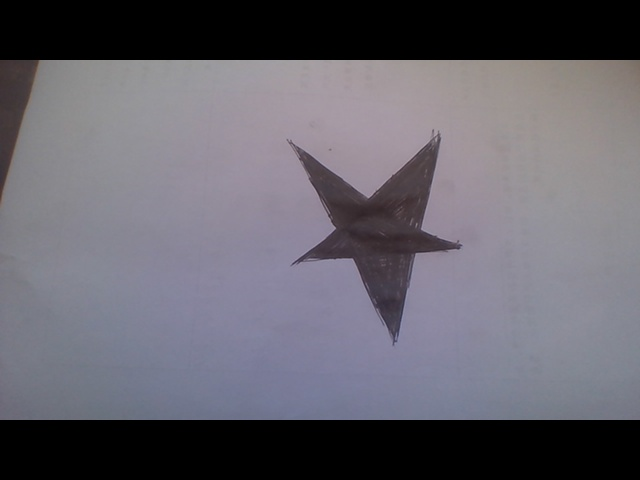
#> input picture star_template.jpg, 640 x 480 px; the run also reads 1 picture not shown here
$ python Image_MassCenter.py   (older library calls are emulated)
#> lines starting #> are read from the running program, lines starting #| are printed output that depends on the picture; after the words box and inside, x2 and y2 are one past the last pixel; in counts of white or black regions, pixels touching at a corner belong together
import cv2
import numpy as np

import matplotlib.pyplot as plt
#plt.switch_backend('agg')

def Boundbox (src,template,max_area=0,max_label=0,left=0,top=0,width=0,height=0): #find the mass center of the target in picture
    gray = src.copy()
    ret, binary = cv2.threshold(gray, 120, 255, cv2.THRESH_BINARY)
    cv2.bitwise_not(binary, binary)
    #cv2.bitwise_not(template,template)
    num_labels,label,area_status,area_center=cv2.connectedComponentsWithStats(binary, connectivity=8, ltype=cv2.CV_32S) #calculate the connected component of picture
    item_min = 0
    avg_min = 20
    for item in range(num_labels):
        LEFT = area_status[item, cv2.CC_STAT_LEFT]
        TOP = area_status[item, cv2.CC_STAT_TOP]
        WIDTH = area_status[item, cv2.CC_STAT_WIDTH]
        HEIGHT = area_status[item, cv2.CC_STAT_HEIGHT]
        #img_bin = cv2.rectangle(binary, (LEFT, TOP), (LEFT + WIDTH, TOP + HEIGHT), (0, 255, 0), 3)
        #img_cropped = img_bin.crop((LEFT,TOP,LEFT + WIDTH,TOP + HEIGHT))
        img_cropped = binary[TOP:TOP+HEIGHT,LEFT:LEFT+WIDTH]
        cv2.imshow('Original',binary)
        #cv2.imshow('imbin',img_bin)
        cv2.imshow('Cropped', img_cropped)

        if WIDTH < 5 or HEIGHT < 5:
            continue
        if WIDTH < 100 or HEIGHT <100:
            img_cropped = cv2.resize(img_cropped, dsize=(int(img_cropped.shape[1] * 7), int(img_cropped.shape[0] * 7)))
            cv2.imshow('Cropped_Update', img_cropped)
        orb = cv2.ORB_create()  # 建立orb特征检测器
        kp1, des1 = orb.detectAndCompute(template, None)  # Compute feature points of star template
        kp2, des2 = orb.detectAndCompute(img_cropped, None)  # Compute feature points in each label

        bf = cv2.BFMatcher(cv2.NORM_HAMMING, crossCheck=True)  # BF matcher

        if des2 is None:
            continue
        mathces = bf.match(des1, des2)  # BF MATCHING OF two descripters
        mathces = sorted(mathces, key=lambda x: x.distance)  # arrage feature point based on BF distance
        result = cv2.drawMatches(template, kp1, img_cropped, kp2, mathces[:11], None, flags=2)  # Draw matching line
        # plt.imshow(result), plt.show()  # matplotlib描绘出来
        print('Processing item' + str(item))
        #avg_min = 100
        #item_min = 0
        '''寻找ORB特征匹配对应的distance平均值最小值'''
        dis = 0
        avg = 150
        match_num = len(mathces)
        sample_num = 40
        if not area_status[item, cv2.CC_STAT_AREA] == np.max(area_status[:, 4]):
            if match_num >= sample_num:
                for i in range(sample_num):
                    dis += mathces[i].distance
                avg = dis / sample_num
                if avg < avg_min:
                    item_min = item
                    avg_min = avg

        cv2.imshow("ORB", result)
    print(item_min)
    print(avg_min)
        #cv2.destroyAllWindows()
    bincopy = np.array(binary)
    bincopy[label == item_min] = 255
    bincopy[label != item_min] = 0
    return bincopy

def ConnectComponent(src, i=0, max_area=0, max_label=0, left=0, top=0, width=0,height=0):  # find the
    gray = src.copy()
    ret, binary = cv2.threshold(gray, 120, 255, cv2.THRESH_BINARY)
    num_labels, label, area_status, area_center = cv2.connectedComponentsWithStats(binary, connectivity=8,ltype=cv2.CV_32S)  # calculate the connected component of picture

    max = np.max(area_status, axis=0)[4]
    for item in range(num_labels):
        label_area = area_status[i, cv2.CC_STAT_AREA]

        if max_area < label_area:
            if i != 0:
                if label_area != max:  # not the background value
                    max_area = label_area
                    max_label = i
        i += 1
    max_label = 9
    LEFT = area_status[max_label, cv2.CC_STAT_LEFT]
    TOP = area_status[max_label, cv2.CC_STAT_TOP]
    WIDTH = area_status[max_label, cv2.CC_STAT_WIDTH]
    HEIGHT = area_status[max_label, cv2.CC_STAT_HEIGHT]
    bincopy = np.array(binary)
    bincopy[label == max_label] = 255
    bincopy[label != max_label] = 0
    img_bin = cv2.rectangle(bincopy, (LEFT, TOP), (LEFT + WIDTH, TOP + HEIGHT), (0, 255, 0), 3)
    img_cropped = img_bin[TOP:TOP + HEIGHT, LEFT:LEFT + WIDTH]
    return bincopy,img_cropped

def ConnectComponentTarget(src, i=0, max_area=0, max_label=0, left=0, top=0, width=0,height=0):  # find the
    gray = src.copy()
    ret, binary = cv2.threshold(gray, 120, 255, cv2.THRESH_BINARY)
    #cv2.imshow('threshold',binary)
    num_labels, label, area_status, area_center = cv2.connectedComponentsWithStats(binary, connectivity=8,ltype=cv2.CV_32S)  # calculate the connected component of picture

    max = np.max(area_status, axis=0)[4]
    for item in range(num_labels):
        label_area = area_status[i, cv2.CC_STAT_AREA]

        if max_area < label_area:
            if i != 0:
                if label_area != max:  # not the background value
                    max_area = label_area
                    max_label = i
        i += 1
    max_label = 2
    LEFT = area_status[max_label, cv2.CC_STAT_LEFT]
    TOP = area_status[max_label, cv2.CC_STAT_TOP]
    WIDTH = area_status[max_label, cv2.CC_STAT_WIDTH]
    HEIGHT = area_status[max_label, cv2.CC_STAT_HEIGHT]
    bincopy = np.array(binary)
    bincopy[label == max_label] = 255
    bincopy[label != max_label] = 0
    img_bin = cv2.rectangle(bincopy, (LEFT, TOP), (LEFT + WIDTH, TOP + HEIGHT), (0, 255, 0), 3)
    img_cropped = img_bin[TOP:TOP + HEIGHT, LEFT:LEFT + WIDTH]
    return bincopy,img_cropped

def MassCenter(src, OutputImage,size):
    image_matrix = np.mat(src)
    m00 = image_matrix.sum()
    wx = [i for i in range(0, src.shape[0])]
    wy = [i for i in range(0, src.shape[1])]
    m10_xx = np.dot(wx, image_matrix)
    m01_yy = np.dot(image_matrix, wy)
    # m10_x = np.average(image_matrix, axis=0, weights=wx)
    # m01_y = np.average(image_matrix, axis=1, weights=wy)
    m01 = m01_yy.sum()
    m10 = m10_xx.sum()
    xcenter = int(round(m10 / m00))
    ycenter = int(round(m01 / m00))
    x_start = int(xcenter - (size / 2))
    x_end = int(xcenter + (size / 2))
    y_start = int(ycenter - (size / 2))
    y_end = int(ycenter + (size / 2))
    src = cv2.line(OutputImage, (y_start, xcenter), (y_end, xcenter), (255, 0, 0), 3)
    src = cv2.line(OutputImage, (ycenter, x_start), (ycenter, x_end), (255, 0, 0), 3)
    cv2.imshow('Mass center', OutputImage)

'''1、加载图片&同态滤波'''

img1= cv2.imread('star_template.jpg',cv2.IMREAD_GRAYSCALE)
#> img1: shape (480, 640); min 0, max 167, mean 100.4
img1 = cv2.resize(img1,dsize=(int(img1.shape[1]/2),int(img1.shape[0]/2)))
#> img1: shape (240, 320)
img2 = cv2.imread('star1.jpg',cv2.IMREAD_GRAYSCALE)
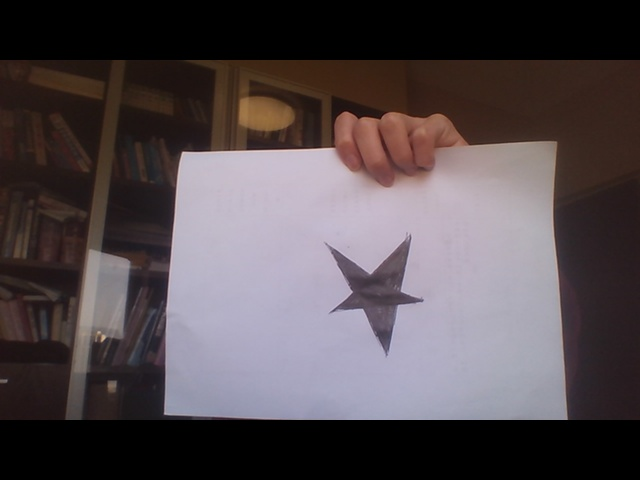
#> input picture star1.jpg, 640 x 480 px
#> img2: shape (480, 640); min 0, max 210, mean 77
img2 = cv2.resize(img2,dsize=(int(img2.shape[1]/2),int(img2.shape[0]/2)))
#> img2: shape (240, 320)
img3= cv2.imread('star2.jpg',cv2.IMREAD_GRAYSCALE)
#> img3: shape (480, 640); min 0, max 255, mean 84
img3 = cv2.resize(img3,dsize=(int(img3.shape[1]/2),int(img3.shape[0]/2)))
#> img3: shape (240, 320)
img4 = cv2.imread('star3.jpg',cv2.IMREAD_GRAYSCALE)
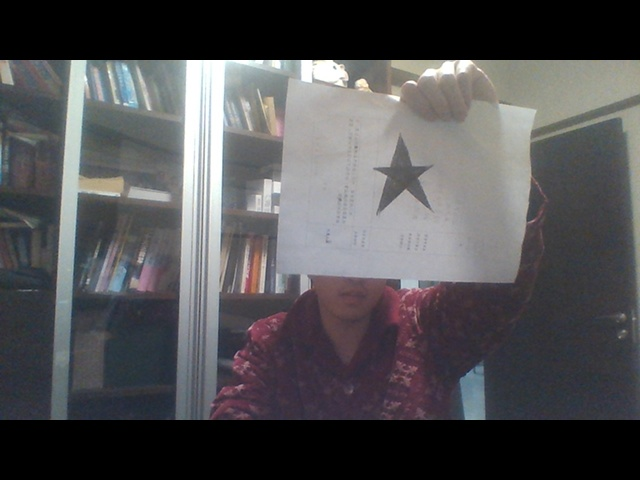
#> input picture star3.jpg, 640 x 480 px
#> img4: shape (480, 640); min 0, max 255, mean 82
img4 = cv2.resize(img4,dsize=(int(img4.shape[1]/2),int(img4.shape[0]/2)))
#> img4: shape (240, 320)
img4 = cv2.imread('temp.jpg',cv2.IMREAD_GRAYSCALE)
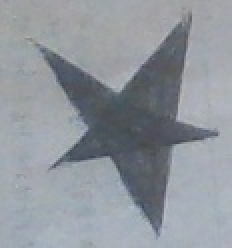
#> input picture temp.jpg, 116 x 124 px (shown 2 times larger)
#> img4: shape (124, 116); min 68, max 189, mean 148.9
img4 = cv2.resize(img4,dsize=(int(img4.shape[1]/2),int(img4.shape[0]/2)))
#> img4: shape (62, 58)
cv2.imshow('original',img2)
ret, img2_bin = cv2.threshold(img2, 120, 255, cv2.THRESH_BINARY)
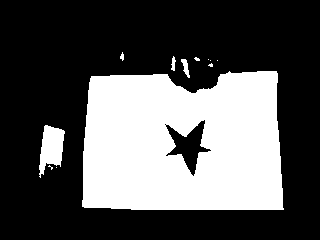
#> img2_bin: shape (240, 320); 33.6% white; 12 white regions (7 under 20 px), largest, box (x1, y1, x2, y2) and area: (82, 71, 284, 210) 24753, (39, 125, 65, 178) 852, (181, 59, 190, 78) 83, (171, 56, 176, 71) 46, (120, 52, 124, 61) 23
cv2.imshow('thres',img2_bin)
src = img3
'''2、Connect Component'''
binpro,binprochop = ConnectComponent(img2)
#> in ConnectComponent, `num_labels, label, area_status, area_center = cv2.connectedComponentsW..`: label: shape (240, 320) int32; 13 distinct labels, from 0 to 12
#> in ConnectComponent, `num_labels, label, area_status, area_center = cv2.connectedComponentsW..`: num_labels = 13; area_status = 13 rows, first 6: [0, 0, 320, 240, 51001], [120, 52, 4, 9, 23], [171, 56, 5, 15, 46], [194, 57, 6, 4, 16], [181, 59, 9, 19, 83], [208, 59, 1, 1, 1]; area_center = 13 rows, first 8: [150.3, 107.5], [121.8, 56.26], [173, 63.43], [196.6, 58.69], [185.3, 66.93], [208, 59], [210, 60], [217, 60]
#> in ConnectComponent, `max = np.max(area_status, axis=0)[4]`: max = 51001
#> the loop in ConnectComponent, `for item in range(num_labels):` made 13 passes
#> (label_area, max_area) on passes 2, 3, 5, 10: (23, 23), (46, 46), (83, 83), (24753, 24753)
#> label_area on passes 1, 11: 51001, 852
#> after the loop in ConnectComponent, `for item in range(num_labels):`: i = 13; max_area = 24753; max_label = 9
#> in ConnectComponent, `LEFT = area_status[max_label, cv2.CC_STAT_LEFT]`: LEFT = 82
#> in ConnectComponent, `TOP = area_status[max_label, cv2.CC_STAT_TOP]`: TOP = 71
#> in ConnectComponent, `WIDTH = area_status[max_label, cv2.CC_STAT_WIDTH]`: WIDTH = 202
#> in ConnectComponent, `HEIGHT = area_status[max_label, cv2.CC_STAT_HEIGHT]`: HEIGHT = 139
#> in ConnectComponent, `bincopy[label != max_label] = 0`: bincopy: shape (240, 320); 32.2% white; 1 white region, box (x1, y1, x2, y2) and area: (82, 71, 284, 210) 24753
#> in ConnectComponent, `img_bin = cv2.rectangle(bincopy, (LEFT, TOP), (LEFT + WIDTH, TOP + HEI..`: img_bin: shape (240, 320); 31.5% white; 1 white region, box (x1, y1, x2, y2) and area: (85, 74, 282, 208) 24163
#> in ConnectComponent, `img_cropped = img_bin[TOP:TOP + HEIGHT, LEFT:LEFT + WIDTH]`: img_cropped: shape (139, 202); 86.1% white; 2 black regions, box (x1, y1, x2, y2) and area: (0, 0, 202, 139) 2941, (83, 49, 129, 105) 974
cv2.imshow('bincopy',binpro)
cv2.bitwise_not(binpro,binpro)
cv2.imshow('binive',binpro)
bininv,binchop = ConnectComponentTarget(binpro)
#> in ConnectComponentTarget, `num_labels, label, area_status, area_center = cv2.connectedComponentsW..`:
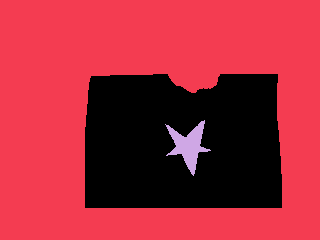
#> label: shape (240, 320) int32; 3 distinct labels, from 0 to 2; one colour per label, 0 black
#> in ConnectComponentTarget, `num_labels, label, area_status, area_center = cv2.connectedComponentsW..`: num_labels = 3; area_status = [[85, 74, 197, 134, 24163], [0, 0, 320, 240, 51663], [165, 120, 46, 56, 974]]; area_center = [[181.9, 142.9], [148.5, 108.1], [188.2, 145.1]]
#> in ConnectComponentTarget, `max = np.max(area_status, axis=0)[4]`: max = 51663
#> the loop in ConnectComponentTarget, `for item in range(num_labels):` made 3 passes
#> (label_area, max_area) on pass 3: (974, 974)
#> label_area on passes 1 to 2: 24163, 51663
#> after the loop in ConnectComponentTarget, `for item in range(num_labels):`: i = 3; max_area = 974; max_label = 2
#> in ConnectComponentTarget, `LEFT = area_status[max_label, cv2.CC_STAT_LEFT]`: LEFT = 165
#> in ConnectComponentTarget, `TOP = area_status[max_label, cv2.CC_STAT_TOP]`: TOP = 120
#> in ConnectComponentTarget, `WIDTH = area_status[max_label, cv2.CC_STAT_WIDTH]`: WIDTH = 46
#> in ConnectComponentTarget, `HEIGHT = area_status[max_label, cv2.CC_STAT_HEIGHT]`: HEIGHT = 56
#> in ConnectComponentTarget, `bincopy[label != max_label] = 0`: bincopy: shape (240, 320); 1.3% white; 1 white region, box (x1, y1, x2, y2) and area: (165, 120, 211, 176) 974
#> in ConnectComponentTarget, `img_bin = cv2.rectangle(bincopy, (LEFT, TOP), (LEFT + WIDTH, TOP + HEI..`: img_bin: shape (240, 320); 1.2% white; 1 white region, box (x1, y1, x2, y2) and area: (168, 123, 209, 174) 948
#> in ConnectComponentTarget, `img_cropped = img_bin[TOP:TOP + HEIGHT, LEFT:LEFT + WIDTH]`: img_cropped: shape (56, 46); 36.8% white; 1 white region, box (x1, y1, x2, y2) and area: (3, 3, 44, 54) 948
cv2.imshow('bininvpro',bininv)
cv2.imshow('binchop',binchop)
binchop = cv2.resize(binchop, dsize=(int(binchop.shape[1] * 7), int(binchop.shape[0] * 7)))
cv2.imwrite('template.jpg',binchop)

'''3、Improved Connected Components'''
impro=Boundbox(src,binchop)
#> in Boundbox, `ret, binary = cv2.threshold(gray, 120, 255, cv2.THRESH_BINARY)`: binary: shape (240, 320); 29.5% white; 62 white regions (52 under 20 px), largest, box (x1, y1, x2, y2) and area: (27, 30, 320, 191) 21212, (122, 86, 147, 108) 378, (230, 187, 243, 210) 239
#> in Boundbox, `num_labels,label,area_status,area_center=cv2.connectedComponentsWithSt..`:
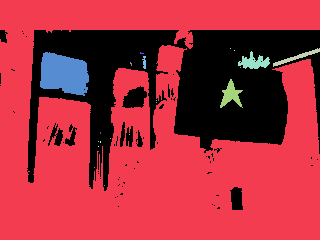
#> label: shape (240, 320) int32; 22 distinct labels, from 0 to 21; one colour per label, 0 black
#> in Boundbox, `num_labels,label,area_status,area_center=cv2.connectedComponentsWithSt..`: num_labels = 22; area_status = 22 rows, first 6: [0, 30, 320, 180, 22630], [0, 0, 320, 240, 51690], [230, 48, 1, 1, 1], [273, 48, 47, 19, 186], [234, 50, 1, 1, 1], [238, 51, 32, 18, 300]; area_center = 22 rows, first 8: [177.1, 85.44], [153.4, 136.6], [230, 48], [296.1, 56.9], [234, 50], [253.7, 61.77], [63.62, 73.55], [141.2, 52.8]
#> the loop in Boundbox, `for item in range(num_labels):` made 22 passes
#> (LEFT, TOP, WIDTH, HEIGHT, mathces, match_num) on passes 1, 2, 4, 6, 7, 12: (0, 30, 320, 180, 36 matches, 36), (0, 0, 320, 240, 34 matches, 34), (273, 48, 47, 19, 36 matches, 36), (238, 51, 32, 18, 35 matches, 35), (40, 52, 49, 44, 35 matches, 35), (220, 79, 23, 29, 65 matches, 65)
#> (LEFT, TOP, WIDTH, HEIGHT, img_cropped) on passes 3, 5, 8, 10, 11, 13: (230, 48, 1, 1, [255]), (234, 50, 1, 1, [255]), (140, 52, 4, 2, [[255, 0, 0, 0], [255, 255, 255, 255]]), (130, 62, 2, 4, [[255, 0], [255, 255], [0, 255], [0, 255]]), (240, 67, 1, 1, [255]), (156, 100, 1, 1, [255])
#> after the loop in Boundbox, `for item in range(num_labels):`: avg_min = 7.62; item_min = 11
#| 11
#| 7.625
#> in Boundbox, `bincopy[label != item_min] = 0`: bincopy: shape (240, 320); 0.4% white; 1 white region, box (x1, y1, x2, y2) and area: (220, 79, 243, 108) 304
cv2.imshow('impro',impro)

''''4、Mass Centre'''
MassCenter(impro,src,20)
#> in MassCenter, `m00 = image_matrix.sum()`: m00 = 77520
#> in MassCenter, `m01 = m01_yy.sum()`: m01 = 17869635
#> in MassCenter, `m10 = m10_xx.sum()`: m10 = 7324875
#> in MassCenter, `xcenter = int(round(m10 / m00))`: xcenter = 94
#> in MassCenter, `ycenter = int(round(m01 / m00))`: ycenter = 231
#> in MassCenter, `x_start = int(xcenter - (size / 2))`: x_start = 84
#> in MassCenter, `x_end = int(xcenter + (size / 2))`: x_end = 104
#> in MassCenter, `y_start = int(ycenter - (size / 2))`: y_start = 221
#> in MassCenter, `y_end = int(ycenter + (size / 2))`: y_end = 241
#> in MassCenter, `src = cv2.line(OutputImage, (ycenter, x_start), (ycenter, x_end), (255..`:
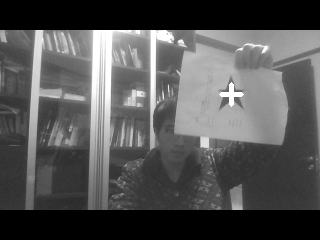
#> src: shape (240, 320); min 0, max 255, mean 84.4
cv2.waitKey(0)
cv2.destroyAllWindows()
